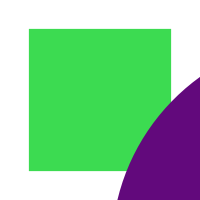
Frame 1 (no input)
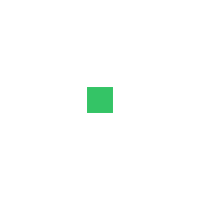
Frame 60 (the mouse pressed at the canvas centre just before this capture)
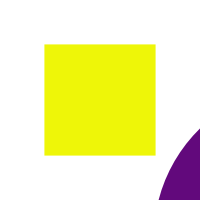
Frame 120 (the mouse held since frame 60 and released just before this capture)

The Processing sketch that drew these frames (run headless with seeded random() and noise(); from frame 60 on, the mouse is pressed at the canvas centre):

// Processing sketch: processing_63995
// ── processing_63995.pde

/**
 * Scale 
 * by Denis Grutze. 
 * 
 * Paramenters for the scale() function are values specified 
 * as decimal percentages. For example, the method call scale(2.0) 
 * will increase the dimension of the shape by 200 percent. 
 * Objects always scale from the origin. 
 */
 
float a = 0.0;
float s = 0.0;

void setup()
{
  size(200,200);
  noStroke();
  rectMode(CENTER);
  frameRate(30);
  ellipse(100,100,random(120),random(120));

}

void draw()
{
  background(#FFFFFF);
  
  a = a + 0.08;
  s = cos(a)*3;
  float radius=(random(50));
  
  translate(width/2, height/2);
  scale(s); 
  fill(random(256),random(256),random(256));
  rect(0, 0, radius, radius); 
  
  a=a+0.6;
  translate(75, 50);
  fill(#62097C);
  scale(s);
  ellipse(0, 0, radius, radius); 

  a=a+0.9;
  translate(75,50);
  fill(#010101);
  scale(s);
  ellipse(0,200,50,50);
  
  translate(50,50);
  fill(#FFE603);
  scale(s);
  ellipse(0,50,50,50);
}
